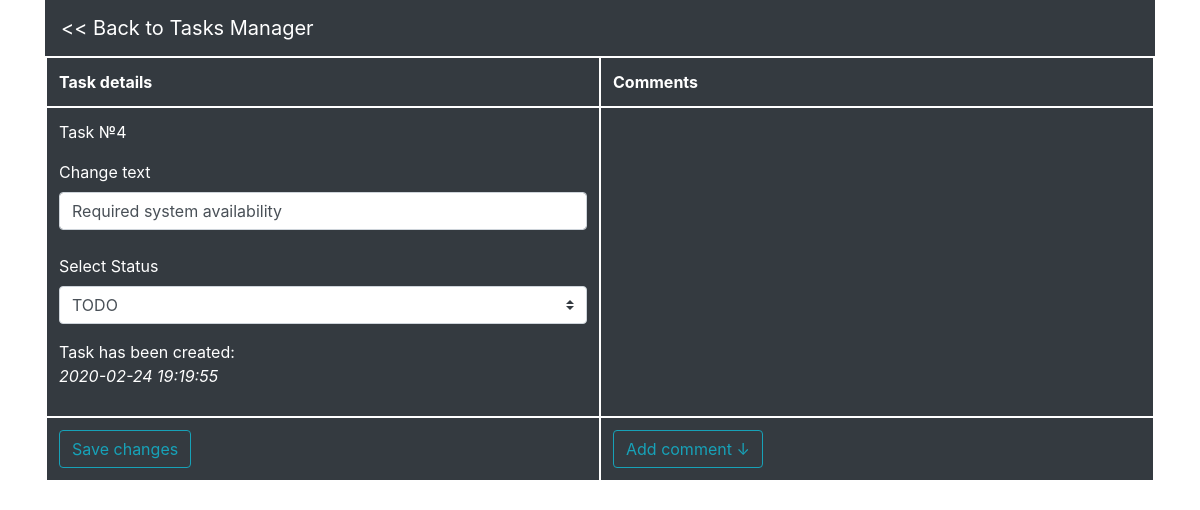
Screenshot of /editTask.php?id=4 with the database file from the repository.
### tables this page shows
CREATE TABLE `list` (
  `id` int(11) NOT NULL,
  `task` varchar(200) NOT NULL,
  `status` varchar(6) NOT NULL,
  `date` datetime NOT NULL DEFAULT current_timestamp()
);

### classes/db.php (called while the page is built, shortened)
<?php
class db
{
	public function sqlQuery($query) {
		try{
			$pdo = new PDO('mysql:host=localhost;dbname=tasks', 'root', '');
			$result = $pdo->query($query);
			return $result;
		} catch (PDOException $e) {
		    print "Error!: " . $e->getMessage() . "<br/>";
		    die();
		}
	}
	public function getTaskByID($id) {
		$query = "SELECT * FROM `list` WHERE (`id` = $id)";
		$result = $this->sqlQuery($query);
		$result = $result->fetchAll(PDO::FETCH_ASSOC);
		return $result;
	}
}

### editTask.php (the view, shortened to what this page needs)
<?php
require_once ($_SERVER['DOCUMENT_ROOT'].'/classes/db.php');
$db = new db;
$id = $_GET['id'];
$task = $db->getTaskByID($id);
?>
<!DOCTYPE html>
<html>
<head>
	<link rel="stylesheet" href="https://stackpath.bootstrapcdn.com/bootstrap/4.4.1/css/bootstrap.min.css">
</head>
<body>
	<div class="container">
		<nav class="navbar navbar-dark bg-dark">
			<a class="navbar-brand" href="../index.php"> &lt;&lt; Back to Tasks Manager</a>
		</nav>
		<table class="table table-dark">
		  <thead>
		    <tr>
		      <th style="border: 2px white solid;" scope="col">Task details</th>
		      <th style="border: 2px white solid;" scope="col">Comments</th>
		    </tr>
		  </thead>
		  <tbody>
		    <tr>
		      <td style="border: 2px white solid; width: 33.34%">
		      	<?php
		      		echo "<p>Task №" . $task[0]['id'] . "</p>";
		      		$text = $task[0]['task'];
		      		echo '<label>Change text</label>
		      			  <form id="editTask" method="post" action="processing/editTaskData.php">
		      			  <input type="hidden" name="id" value="' . $id . '">
		      			  <input name="text" type="text" class="form-control" value="' . $text . '" aria-describedby="basic-addon1"><br>';
		      		echo '<label>Select Status</label>
		      			  <select name="status" class="custom-select" id="inputGroupSelect01">
					    	<option value="TODO">TODO</option>
					    	<option value="DOING">DOING</option>
					    	<option value="DONE">DONE</option>
					      </select><br>
					      </form>
					  	  <p></p>
					      <p>Task has been created: <br><i>' . $task[0]["date"] . '</i></p>';
		      	?>
		      </td>
		      <td style="border: 2px white solid; width: 33.34%">
		      </td>
		    </tr>
		    		    <tr>
		      <td style="border: 2px white solid; width: 33.34%">
		      	<button form="editTask" class="btn btn-outline-info" type="submit">Save changes</button>
		      </td>
		      <td style="border: 2px white solid; width: 33.34%">
		      	<button class="btn btn-outline-info" type="submit" data-toggle="collapse" data-target="#collapseExample" aria-expanded="false" aria-controls="collapseExample">
		      		Add comment ↓
		      	</button>
		      </td>
		    </tr>
		  </tbody>
		</table>
	</div>
</body>
</html>

### rows the page displays
list: id "4", text "Required system availability", date "2020-02-24 19:19:55"
